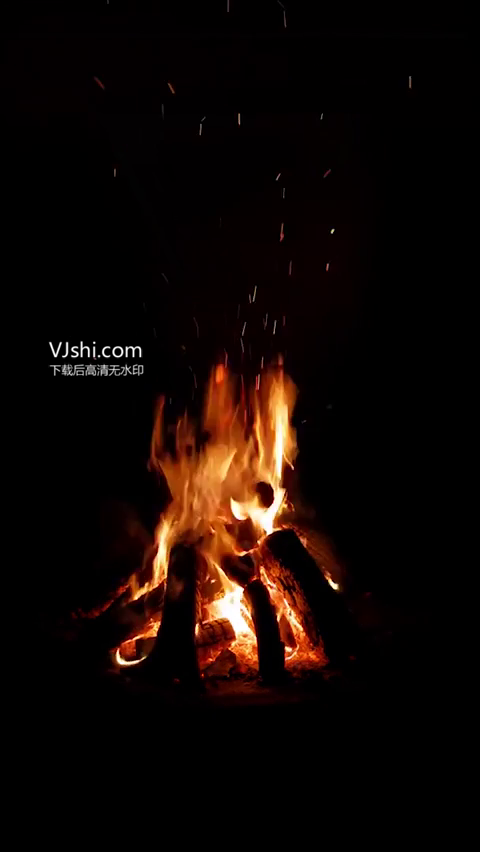
#> input picture frame 12 of vision/fire/fire.mp4, 480 x 852 px
$ python fireDetection.py   (older library calls are emulated)
#> lines starting #> are read from the running program, lines starting #| are printed output that depends on the picture
import numpy as np
import cv2
import PIL.Image as Image
import PIL.ImageDraw as ImageDraw
import PIL.ImageFont as ImageFont

global_frame = None

def contrast_brightness(image, c, b):  # 其中c为对比度，b为每个像素加上的值（调节亮度）
    blank = np.zeros(image.shape, image.dtype)  # 创建一张与原图像大小及通道数都相同的黑色图像
    dst = cv2.addWeighted(image, c, blank, 1 - c, b)  # c为加权值，b为每个像素所加的像素值
    ret, dst = cv2.threshold(dst, 127, 255, cv2.THRESH_BINARY)
    return dst


def drawfire(image, fireimage):
    _, contours, hierarchy = cv2.findContours(fireimage, cv2.RETR_TREE, cv2.CHAIN_APPROX_SIMPLE)
    max_area = 0
    max_cnt = 0
    for i in range(len(contours)):
        cnt = contours[i]
        area = cv2.contourArea(cnt)
        if (area > max_area):
            max_area = area
            max_cnt = cnt

    if (max_area != 0):
        x, y, w, h = cv2.boundingRect(max_cnt)
        #        cv2.rectangle(image, (x,y), (x+w, y+h), (0, 255, 0), 1)
        rect = cv2.minAreaRect(max_cnt)
        box = cv2.boxPoints(rect)
        box = np.int0(box)
    if (max_area != 0):
        cv2.drawContours(image, contours, -1, (0, 255, 0), 1)
    cv2.imshow("img", image)


def drawfire_bak(frame, fireimage):
    global global_frame
    sign=False
    display_str = str('Fire')
    image_np = Image.fromarray(frame)
    draw = ImageDraw.Draw(image_np)
    contours, hierarchy = cv2.findContours(fireimage, cv2.RETR_TREE, cv2.CHAIN_APPROX_SIMPLE)
    v_box = []
    for i in range(len(contours)):
        cnt = contours[i]
        area = cv2.contourArea(cnt)
        x, y, w, h = cv2.boundingRect(cnt)
        if area > 1:
            v_box.append([x, y])
            v_box.append([x + w, y + h])

    if (len(v_box) > 0):
        v_box = np.array(v_box)
        minvx, minvy = np.amin(v_box, axis=0)
        maxvx, maxvy = np.amax(v_box, axis=0)

    if (len(v_box) > 0):
        font = ImageFont.truetype('simhei.ttf', 20, encoding='utf-8')
        display_str_height = font.getsize(display_str)[1]
        display_str_heights = (1 + 2 * 0.05) * display_str_height
        if minvy > display_str_heights:
            text_bottom = minvy
        else:
            text_bottom = maxvy
        text_width, text_height = font.getsize(display_str)
        margin = np.ceil(0.05 * text_height)
        draw.rectangle(
            [(minvx, text_bottom - text_height - 2 * margin),
             (minvx + text_width, text_bottom)], fill='blue')
        draw.text(
            (minvx + margin, text_bottom - text_height - margin),
            display_str, fill='yellow', font=font)
        frame = np.array(image_np)
        sign=True
        cv2.rectangle(frame, (minvx, minvy), (maxvx, maxvy), (0, 255, 0), 1)
    # cv2.imshow("img", frame)

    return frame,sign


def fireDetect(dir):
    # capture = cv2.VideoCapture(0)
#> called with dir = 'fire.mp4'
    capture = cv2.VideoCapture(dir)
    temparray = dir.split(".")
    temparray[0] = temparray[0] + "_new"
    tempstr = temparray[0] + "." + temparray[1]

    fourcc = cv2.VideoWriter_fourcc('m', 'p', '4', 'v')
    fps = capture.get(cv2.CAP_PROP_FPS)
    size = (int(capture.get(cv2.CAP_PROP_FRAME_WIDTH)),
            int(capture.get(cv2.CAP_PROP_FRAME_HEIGHT)))

    out = cv2.VideoWriter(tempstr, fourcc, fps, size)

    width = int(capture.get(cv2.CAP_PROP_FRAME_WIDTH))
    height = int(capture.get(cv2.CAP_PROP_FRAME_HEIGHT))
    redThre = 135
    saturationTh = 55
    ctrl = 2
    ##二帧差分
    if (ctrl == 2):
        frameNum = 0
        while (True):
            ret, frame = capture.read()
#> frame is the input picture: shape (852, 480, 3); mean B, G, R 4.2, 7.5, 16.9
            frameNum += 1
            if ret == True:
                tempframe = frame
                if (frameNum == 1):
                    previousframe = cv2.cvtColor(tempframe, cv2.COLOR_BGR2GRAY)
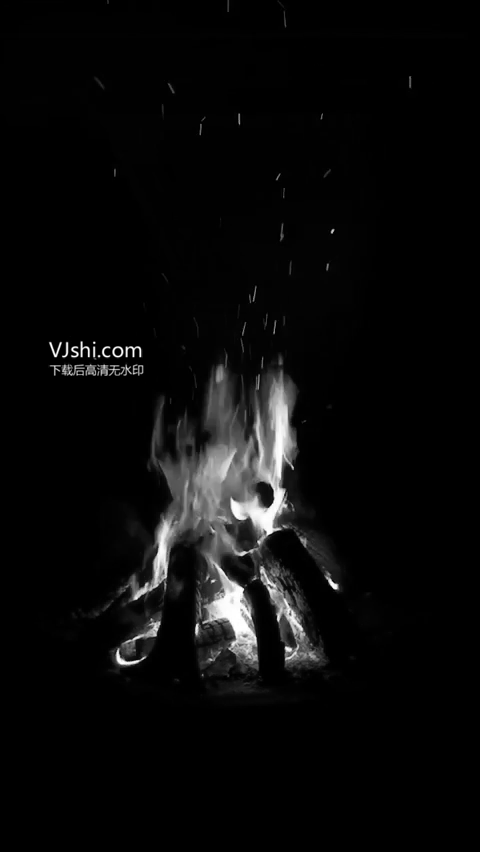
#> previousframe: shape (852, 480); min 0, max 255, mean 9.9
                if (frameNum >= 2):
                    currentframe = cv2.cvtColor(tempframe, cv2.COLOR_BGR2GRAY)
                    currentframe = cv2.absdiff(currentframe, previousframe)
                    median = cv2.medianBlur(currentframe, 3)
                    ret, threshold_frame = cv2.threshold(currentframe, 20, 255, cv2.THRESH_BINARY)
                    mask_inv = cv2.bitwise_not(threshold_frame)
                    gauss_image = cv2.GaussianBlur(threshold_frame, (3, 3), 0)

                    B = frame[:, :, 0]
                    G = frame[:, :, 1]
                    R = frame[:, :, 2]
                    minValue = np.array(np.where(R <= G, np.where(G < B, R,
                                                                  np.where(R < B, R, B)), np.where(G < B, G, B)))
                    S = 1 - 3.0 * minValue / (R + G + B)
                    #                    fireImg = np.array(np.where(R > redThre,
                    #                                                np.where(R > G,
                    #                                                         np.where(G > B,
                    #                                                                  np.where(S > 0.2,
                    #                                                                           np.where(S > (255 - R)*saturationTh/redThre, 255, 0), 0), 0), 0), 0))
                    fireImg = np.array(np.where(R > redThre,
                                                np.where(R > G,
                                                         np.where(G > B,
                                                                  np.where(S > (255 - R) * saturationTh / redThre,
                                                                           255,
                                                                           0), 0), 0), 0))

                    gray_fireImg = np.zeros([fireImg.shape[0], fireImg.shape[1], 1], np.uint8)
                    gray_fireImg[:, :, 0] = fireImg
                    gray_fireImg = cv2.GaussianBlur(gray_fireImg, (3, 3), 0)

                    kernel = cv2.getStructuringElement(cv2.MORPH_RECT, (3, 3))
                    #                    gray_fireImg = cv2.morphologyEx(gray_fireImg, cv2.MORPH_CLOSE, kernel)
                    gauss_image = cv2.morphologyEx(gauss_image, cv2.MORPH_OPEN, kernel)
                    cv2.imshow("gauss_image", gauss_image)
                    #                    TOPHAT_img = cv2.morphologyEx(gray_fireImg, cv2.MORPH_TOPHAT, kernel)
                    #                    BLACKHAT_img = cv2.morphologyEx(gray_fireImg, cv2.MORPH_BLACKHAT, kernel)
                    #                    bitwiseXor_gray = cv2.bitwise_xor(gray_fireImg,TOPHAT_img)

                    gray_fireImg = contrast_brightness(gray_fireImg, 5., 25)
                    cv2.imshow("gray_fireImg", gray_fireImg)
                    #                    gray_fireImg = cv2.bitwise_not(gray_fireImg)
                    gray_fireImg = cv2.bitwise_and(gray_fireImg, gauss_image, mask=mask_inv)

                    frame, sign=drawfire_bak(frame, gray_fireImg)

                    if cv2.waitKey(1) & 0xFF == ord('q'):
                        break
                previousframe = cv2.cvtColor(tempframe, cv2.COLOR_BGR2GRAY)

                out.write(frame)

                # if frame is not None:
                #     global_frame = frame
                #     yield (b'--frame\r\n'
                #            b'Content-Type: image/jpeg\r\n\r\n' + cv2.imencode('.jpg', frame)[1].tobytes()
                #            + b'\r\n\r\n')
                # else:
                #     yield (b'--frame\r\n'
                #            b'Content-Type: image/jpeg\r\n\r\n'
                #            + global_frame + b'\r\n\r\n')
            else:
                break


if __name__ == '__main__':
    fireDetect("fire.mp4")
       # capture = cv2.VideoCapture("fire.mp4")
    # capture = cv2.VideoCapture(0)

$ run again, starting later in the video
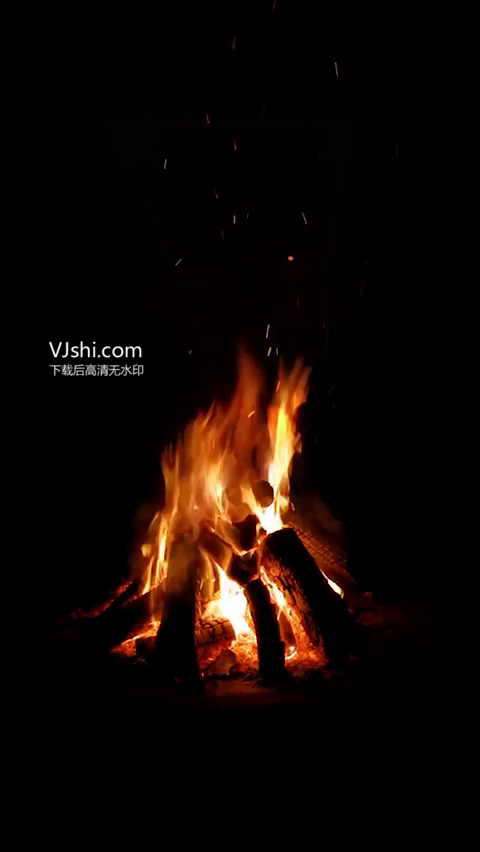
#> input picture frame 57 of vision/fire/fire.mp4, 480 x 852 px
#> in fireDetect, frame is the input picture: shape (852, 480, 3); mean B, G, R 4.1, 7.7, 16.9
#> in fireDetect, `previousframe = cv2.cvtColor(tempframe, cv2.COLOR_BGR2GRAY)`:
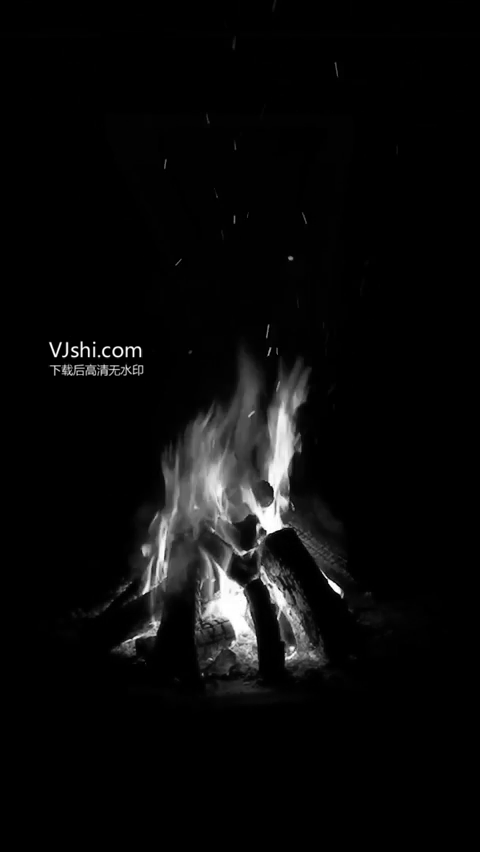
#> previousframe: shape (852, 480); min 0, max 255, mean 10

$ run again, starting later in the video
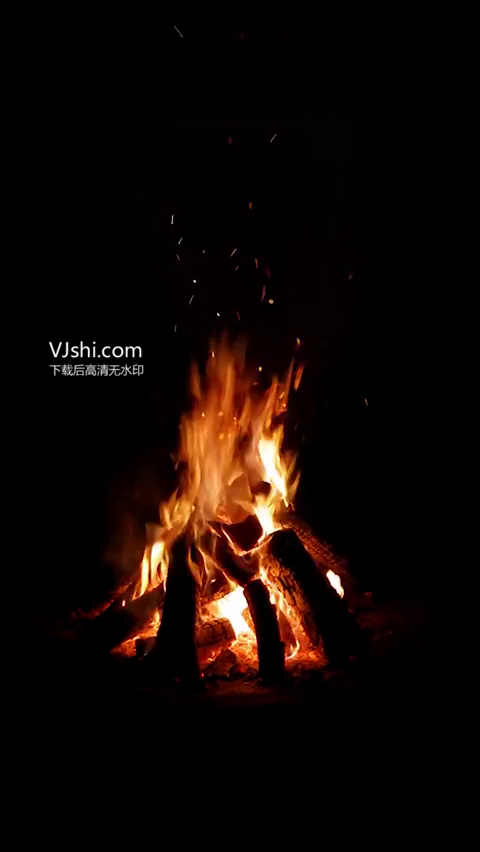
#> input picture frame 102 of vision/fire/fire.mp4, 480 x 852 px
#> in fireDetect, frame is the input picture: shape (852, 480, 3); mean B, G, R 4.3, 7.7, 17
#> in fireDetect, `previousframe = cv2.cvtColor(tempframe, cv2.COLOR_BGR2GRAY)`:
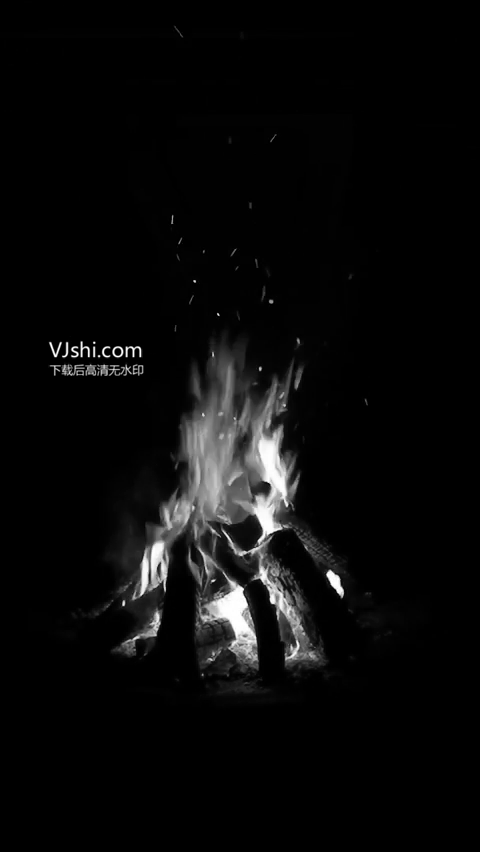
#> previousframe: shape (852, 480); min 0, max 255, mean 10.1
